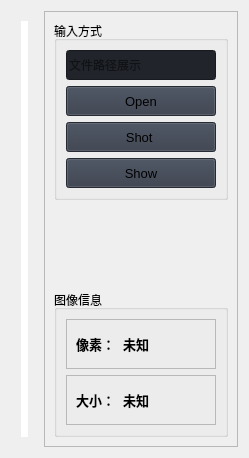
                     <widget class="QWidget" name="home">
                      <property name="layoutDirection">
                       <enum>Qt::LeftToRight</enum>
                      </property>
                      <property name="styleSheet">
                       <string notr="true"/>
                      </property>
                      <layout class="QHBoxLayout" name="horizontalLayout_7" stretch="2,1">
                       <item>
                        <layout class="QHBoxLayout" name="picshow" stretch="0">
                         <property name="leftMargin">
                          <number>10</number>
                         </property>
                         <property name="topMargin">
                          <number>10</number>
                         </property>
                         <property name="rightMargin">
                          <number>10</number>
                         </property>
                         <property name="bottomMargin">
                          <number>10</number>
                         </property>
                         <item>
                          <widget class="QLabel" name="pic_preshow_label">
                           <property name="sizePolicy">
                            <sizepolicy hsizetype="Expanding" vsizetype="Expanding">
                             <horstretch>0</horstretch>
                             <verstretch>0</verstretch>
                            </sizepolicy>
                           </property>
                           <property name="styleSheet">
                            <string notr="true">background:rgb(255, 255, 255)</string>
                           </property>
                           <property name="text">
                            <string/>
                           </property>
                           <property name="alignment">
                            <set>Qt::AlignCenter</set>
                           </property>
                          </widget>
                         </item>
                        </layout>
                       </item>
                       <item>
                        <widget class="QFrame" name="home_info">
                         <property name="frameShape">
                          <enum>QFrame::StyledPanel</enum>
                         </property>
                         <property name="frameShadow">
                          <enum>QFrame::Raised</enum>
                         </property>
                         <layout class="QVBoxLayout" name="verticalLayout_22" stretch="1,1">
                          <property name="spacing">
                           <number>90</number>
                          </property>
                          <item>
                           <widget class="QGroupBox" name="input_way">
                            <property name="title">
                             <string>输入方式</string>
                            </property>
                            <layout class="QVBoxLayout" name="verticalLayout">
                             <item>
                              <widget class="QLineEdit" name="filePathlineEdit">
                               <property name="minimumSize">
                                <size>
                                 <width>0</width>
                                 <height>30</height>
                                </size>
                               </property>
                               <property name="styleSheet">
                                <string notr="true">background-color: rgb(33, 37, 43);</string>
                               </property>
                               <property name="text">
                                <string/>
                               </property>
                               <property name="placeholderText">
                                <string>文件路径展示</string>
                               </property>
                              </widget>
                             </item>
                             <item>
                              <widget class="QPushButton" name="btn_home_open">
                               <property name="minimumSize">
                                <size>
                                 <width>150</width>
                                 <height>30</height>
                                </size>
                               </property>
                               <property name="font">
                                <font>
                                 <family>Segoe UI</family>
                                 <pointsize>10</pointsize>
                                 <italic>false</italic>
                                 <bold>false</bold>
                                </font>
                               </property>
                               <property name="cursor">
                                <cursorShape>PointingHandCursor</cursorShape>
                               </property>
                               <property name="styleSheet">
                                <string notr="true">background-color: rgb(52, 59, 72);</string>
                               </property>
                               <property name="text">
                                <string>Open</string>
                               </property>
                               <property name="icon">
                                <iconset resource="resources.qrc">
                                 <normaloff>:/icons/images/icons/cil-folder-open.png</normaloff>:/icons/images/icons/cil-folder-open.png</iconset>
                               </property>
                              </widget>
                             </item>
                             <item>
                              <widget class="QPushButton" name="btn_home_shot">
                               <property name="minimumSize">
                                <size>
                                 <width>150</width>
                                 <height>30</height>
                                </size>
                               </property>
                               <property name="font">
                                <font>
                                 <family>Segoe UI</family>
                                 <pointsize>10</pointsize>
                                 <italic>false</italic>
                                 <bold>false</bold>
                                </font>
                               </property>
                               <property name="cursor">
                                <cursorShape>PointingHandCursor</cursorShape>
                               </property>
                               <property name="styleSheet">
                                <string notr="true">background-color: rgb(52, 59, 72);</string>
                               </property>
                               <property name="text">
                                <string>Shot </string>
                               </property>
                               <property name="icon">
                                <iconset resource="resources.qrc">
                                 <normaloff>:/icons/images/icons/cil-camera.png</normaloff>:/icons/images/icons/cil-camera.png</iconset>
                               </property>
                              </widget>
                             </item>
                             <item>
                              <widget class="QPushButton" name="btn_home_show">
                               <property name="minimumSize">
                                <size>
                                 <width>150</width>
                                 <height>30</height>
                                </size>
                               </property>
                               <property name="font">
                                <font>
                                 <family>Segoe UI</family>
                                 <pointsize>10</pointsize>
                                 <italic>false</italic>
                                 <bold>false</bold>
                                </font>
                               </property>
                               <property name="cursor">
                                <cursorShape>PointingHandCursor</cursorShape>
                               </property>
                               <property name="styleSheet">
                                <string notr="true">background-color: rgb(52, 59, 72);</string>
                               </property>
                               <property name="text">
                                <string>Show</string>
                               </property>
                               <property name="icon">
                                <iconset resource="resources.qrc">
                                 <normaloff>:/icons/images/icons/cil-satelite.png</normaloff>:/icons/images/icons/cil-satelite.png</iconset>
                               </property>
                              </widget>
                             </item>
                            </layout>
                           </widget>
                          </item>
                          <item>
                           <widget class="QGroupBox" name="pic_info">
                            <property name="styleSheet">
                             <string notr="true"/>
                            </property>
                            <property name="title">
                             <string>图像信息</string>
                            </property>
                            <property name="flat">
                             <bool>false</bool>
                            </property>
                            <property name="checkable">
                             <bool>false</bool>
                            </property>
                            <layout class="QVBoxLayout" name="verticalLayout_23">
                             <item>
                              <widget class="QFrame" name="home_info_pix">
                               <property name="frameShape">
                                <enum>QFrame::StyledPanel</enum>
                               </property>
                               <property name="frameShadow">
                                <enum>QFrame::Raised</enum>
                               </property>
                               <layout class="QHBoxLayout" name="horizontalLayout_6" stretch="1,2">
                                <item>
                                 <widget class="QLabel" name="home_info_label2_pix">
                                  <property name="minimumSize">
                                   <size>
                                    <width>0</width>
                                    <height>30</height>
                                   </size>
                                  </property>
                                  <property name="font">
                                   <font>
                                    <family>Segoe UI</family>
                                    <pointsize>-1</pointsize>
                                    <italic>false</italic>
                                    <bold>true</bold>
                                   </font>
                                  </property>
                                  <property name="styleSheet">
                                   <string notr="true">font: bold 13px;</string>
                                  </property>
                                  <property name="text">
                                   <string>像素：</string>
                                  </property>
                                 </widget>
                                </item>
                                <item>
                                 <widget class="QLabel" name="home_info_label2_pix_output">
                                  <property name="minimumSize">
                                   <size>
                                    <width>0</width>
                                    <height>30</height>
                                   </size>
                                  </property>
                                  <property name="font">
                                   <font>
                                    <family>Segoe UI</family>
                                    <pointsize>-1</pointsize>
                                    <italic>false</italic>
                                    <bold>true</bold>
                                   </font>
                                  </property>
                                  <property name="styleSheet">
                                   <string notr="true">font: bold 13px;</string>
                                  </property>
                                  <property name="text">
                                   <string>未知</string>
                                  </property>
                                 </widget>
                                </item>
                               </layout>
                              </widget>
                             </item>
                             <item>
                              <widget class="QFrame" name="home_info_size">
                               <property name="frameShape">
                                <enum>QFrame::StyledPanel</enum>
                               </property>
                               <property name="frameShadow">
                                <enum>QFrame::Raised</enum>
                               </property>
                               <layout class="QHBoxLayout" name="horizontalLayout_8" stretch="1,2">
                                <item>
                                 <widget class="QLabel" name="home_info_label2_size">
                                  <property name="minimumSize">
                                   <size>
                                    <width>0</width>
                                    <height>30</height>
                                   </size>
                                  </property>
                                  <property name="font">
                                   <font>
                                    <family>Segoe UI</family>
                                    <pointsize>-1</pointsize>
                                    <italic>false</italic>
                                    <bold>true</bold>
                                   </font>
                                  </property>
                                  <property name="styleSheet">
                                   <string notr="true">font: bold 13px;</string>
                                  </property>
                                  <property name="text">
                                   <string>大小：</string>
                                  </property>
                                 </widget>
                                </item>
                                <item>
                                 <widget class="QLabel" name="home_info_label2_size_output">
                                  <property name="enabled">
                                   <bool>true</bool>
                                  </property>
                                  <property name="minimumSize">
                                   <size>
                                    <width>0</width>
                                    <height>30</height>
                                   </size>
                                  </property>
                                  <property name="font">
                                   <font>
                                    <family>Segoe UI</family>
                                    <pointsize>-1</pointsize>
                                    <italic>false</italic>
                                    <bold>true</bold>
                                   </font>
                                  </property>
                                  <property name="styleSheet">
                                   <string notr="true">font: bold 13px;</string>
                                  </property>
                                  <property name="text">
                                   <string>未知</string>
                                  </property>
                                 </widget>
                                </item>
                               </layout>
                              </widget>
                             </item>
                            </layout>
                           </widget>
                          </item>
                         </layout>
                        </widget>
                       </item>
                      </layout>
                     </widget>
